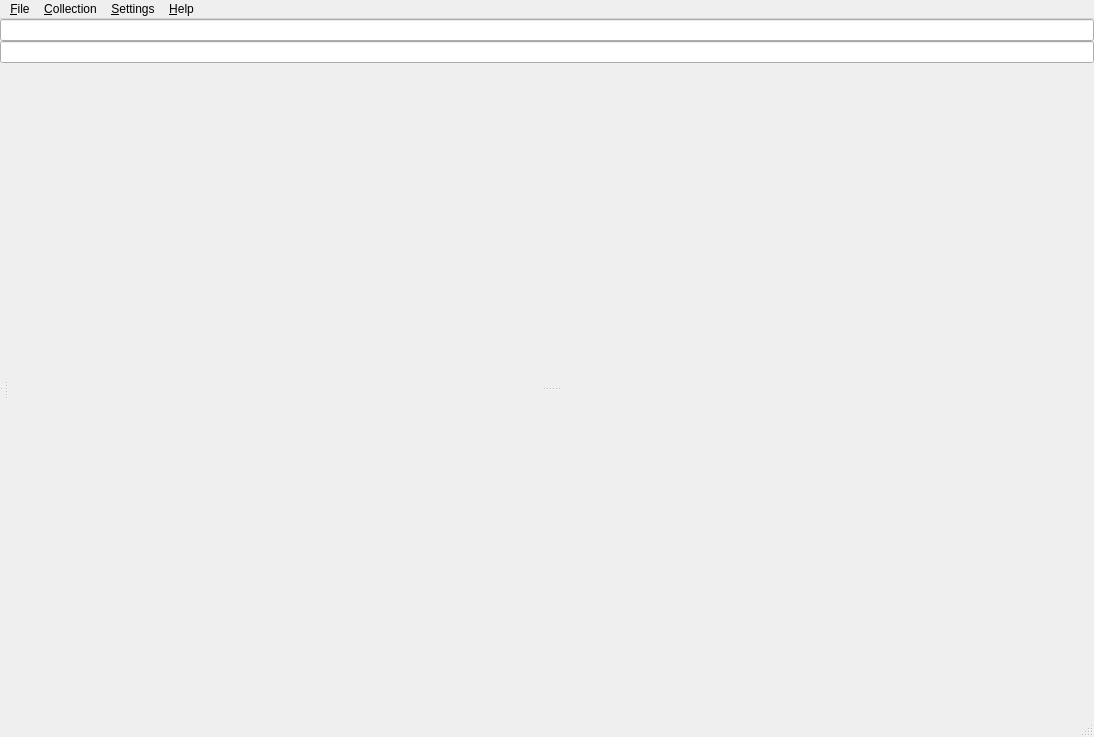
<?xml version="1.0" encoding="UTF-8"?>
<ui version="4.0">
 <class>MainWindow</class>
 <widget class="QMainWindow" name="MainWindow">
  <property name="geometry">
   <rect>
    <x>0</x>
    <y>0</y>
    <width>1094</width>
    <height>737</height>
   </rect>
  </property>
  <property name="windowTitle">
   <string notr="true">FLibrary</string>
  </property>
  <widget class="QWidget" name="centralWidget">
   <layout class="QVBoxLayout" name="verticalLayout_4">
    <property name="spacing">
     <number>0</number>
    </property>
    <property name="leftMargin">
     <number>0</number>
    </property>
    <property name="topMargin">
     <number>0</number>
    </property>
    <property name="rightMargin">
     <number>0</number>
    </property>
    <property name="bottomMargin">
     <number>0</number>
    </property>
    <item>
     <widget class="QLineEdit" name="settingsLineEdit">
      <property name="sizePolicy">
       <sizepolicy hsizetype="Preferred" vsizetype="Fixed">
        <horstretch>0</horstretch>
        <verstretch>0</verstretch>
       </sizepolicy>
      </property>
      <property name="contextMenuPolicy">
       <enum>Qt::ContextMenuPolicy::CustomContextMenu</enum>
      </property>
     </widget>
    </item>
    <item>
     <widget class="QLineEdit" name="lineEditBookTitleToSearch">
      <property name="accessibleName">
       <string notr="true">SearchBooksByNames</string>
      </property>
      <property name="clearButtonEnabled">
       <bool>true</bool>
      </property>
     </widget>
    </item>
    <item>
     <widget class="QStackedWidget" name="stackedWidget">
      <property name="currentIndex">
       <number>0</number>
      </property>
      <widget class="QWidget" name="mainPage">
       <layout class="QVBoxLayout" name="mainPageLayout">
        <property name="spacing">
         <number>0</number>
        </property>
        <property name="leftMargin">
         <number>0</number>
        </property>
        <property name="topMargin">
         <number>0</number>
        </property>
        <property name="rightMargin">
         <number>0</number>
        </property>
        <property name="bottomMargin">
         <number>0</number>
        </property>
        <item>
         <widget class="QWidget" name="widget" native="true">
          <layout class="QHBoxLayout" name="_3">
           <property name="leftMargin">
            <number>0</number>
           </property>
           <property name="topMargin">
            <number>0</number>
           </property>
           <property name="rightMargin">
            <number>0</number>
           </property>
           <property name="bottomMargin">
            <number>0</number>
           </property>
           <item>
            <widget class="QSplitter" name="verticalSplitter">
             <property name="orientation">
              <enum>Qt::Orientation::Horizontal</enum>
             </property>
             <property name="childrenCollapsible">
              <bool>false</bool>
             </property>
             <widget class="QWidget" name="leftWidget" native="true">
              <layout class="QVBoxLayout" name="_4">
               <property name="leftMargin">
                <number>0</number>
               </property>
               <property name="topMargin">
                <number>0</number>
               </property>
               <property name="rightMargin">
                <number>0</number>
               </property>
               <property name="bottomMargin">
                <number>0</number>
               </property>
               <item>
                <widget class="QSplitter" name="horizontalSplitterLeft">
                 <property name="orientation">
                  <enum>Qt::Orientation::Vertical</enum>
                 </property>
                 <property name="childrenCollapsible">
                  <bool>false</bool>
                 </property>
                 <widget class="QWidget" name="navigationWidget" native="true">
                  <property name="sizePolicy">
                   <sizepolicy hsizetype="Preferred" vsizetype="Preferred">
                    <horstretch>10</horstretch>
                    <verstretch>0</verstretch>
                   </sizepolicy>
                  </property>
                  <layout class="QVBoxLayout" name="_6">
                   <property name="spacing">
                    <number>0</number>
                   </property>
                   <property name="leftMargin">
                    <number>0</number>
                   </property>
                   <property name="topMargin">
                    <number>0</number>
                   </property>
                   <property name="rightMargin">
                    <number>0</number>
                   </property>
                   <property name="bottomMargin">
                    <number>0</number>
                   </property>
                  </layout>
                 </widget>
                 <widget class="QWidget" name="authorAnnotationWidget" native="true">
                  <layout class="QVBoxLayout" name="_5">
                   <property name="leftMargin">
                    <number>0</number>
                   </property>
                   <property name="topMargin">
                    <number>0</number>
                   </property>
                   <property name="rightMargin">
                    <number>0</number>
                   </property>
                   <property name="bottomMargin">
                    <number>0</number>
                   </property>
                  </layout>
                 </widget>
                </widget>
               </item>
              </layout>
             </widget>
             <widget class="QWidget" name="rightWidget" native="true">
              <property name="sizePolicy">
               <sizepolicy hsizetype="Preferred" vsizetype="Preferred">
                <horstretch>30</horstretch>
                <verstretch>0</verstretch>
               </sizepolicy>
              </property>
              <layout class="QVBoxLayout" name="_7">
               <property name="leftMargin">
                <number>0</number>
               </property>
               <property name="topMargin">
                <number>0</number>
               </property>
               <property name="rightMargin">
                <number>0</number>
               </property>
               <property name="bottomMargin">
                <number>0</number>
               </property>
               <item>
                <widget class="QSplitter" name="horizontalSplitterRight">
                 <property name="orientation">
                  <enum>Qt::Orientation::Vertical</enum>
                 </property>
                 <property name="childrenCollapsible">
                  <bool>false</bool>
                 </property>
                 <widget class="QWidget" name="booksWidget" native="true">
                  <property name="sizePolicy">
                   <sizepolicy hsizetype="Preferred" vsizetype="Preferred">
                    <horstretch>1</horstretch>
                    <verstretch>0</verstretch>
                   </sizepolicy>
                  </property>
                  <layout class="QVBoxLayout" name="verticalLayout_2">
                   <property name="spacing">
                    <number>0</number>
                   </property>
                   <property name="leftMargin">
                    <number>0</number>
                   </property>
                   <property name="topMargin">
                    <number>0</number>
                   </property>
                   <property name="rightMargin">
                    <number>0</number>
                   </property>
                   <property name="bottomMargin">
                    <number>0</number>
                   </property>
                  </layout>
                 </widget>
                 <widget class="QWidget" name="annotationWidget" native="true">
                  <property name="sizePolicy">
                   <sizepolicy hsizetype="Preferred" vsizetype="Preferred">
                    <horstretch>3</horstretch>
                    <verstretch>0</verstretch>
                   </sizepolicy>
                  </property>
                  <layout class="QVBoxLayout" name="verticalLayout_3">
                   <property name="spacing">
                    <number>0</number>
                   </property>
                   <property name="leftMargin">
                    <number>0</number>
                   </property>
                   <property name="topMargin">
                    <number>0</number>
                   </property>
                   <property name="rightMargin">
                    <number>0</number>
                   </property>
                   <property name="bottomMargin">
                    <number>0</number>
                   </property>
                  </layout>
                 </widget>
                </widget>
               </item>
              </layout>
             </widget>
            </widget>
           </item>
          </layout>
         </widget>
        </item>
       </layout>
      </widget>
      <widget class="QWidget" name="logPage">
       <layout class="QVBoxLayout" name="verticalLayout_6">
        <property name="spacing">
         <number>0</number>
        </property>
        <property name="leftMargin">
         <number>0</number>
        </property>
        <property name="topMargin">
         <number>0</number>
        </property>
        <property name="rightMargin">
         <number>0</number>
        </property>
        <property name="bottomMargin">
         <number>0</number>
        </property>
        <item>
         <widget class="QListView" name="logView">
          <property name="contextMenuPolicy">
           <enum>Qt::ContextMenuPolicy::CustomContextMenu</enum>
          </property>
          <property name="selectionMode">
           <enum>QAbstractItemView::SelectionMode::ExtendedSelection</enum>
          </property>
          <property name="wordWrap">
           <bool>true</bool>
          </property>
         </widget>
        </item>
       </layout>
      </widget>
     </widget>
    </item>
   </layout>
  </widget>
  <widget class="QMenuBar" name="menuBar">
   <property name="geometry">
    <rect>
     <x>0</x>
     <y>0</y>
     <width>1094</width>
     <height>22</height>
    </rect>
   </property>
   <widget class="QMenu" name="menuFile">
    <property name="title">
     <string>&amp;File</string>
    </property>
    <widget class="QMenu" name="menu_User_data">
     <property name="title">
      <string>&amp;User data</string>
     </property>
     <addaction name="actionExportUserData"/>
     <addaction name="actionImportUserData"/>
    </widget>
    <addaction name="menu_User_data"/>
    <addaction name="actionExit"/>
   </widget>
   <widget class="QMenu" name="menuCollection">
    <property name="title">
     <string>&amp;Collection</string>
    </property>
    <widget class="QMenu" name="menuSelectCollection">
     <property name="enabled">
      <bool>false</bool>
     </property>
     <property name="title">
      <string>Select &amp;collection</string>
     </property>
    </widget>
    <addaction name="actionAddNewCollection"/>
    <addaction name="menuSelectCollection"/>
    <addaction name="actionRemoveCollection"/>
    <addaction name="separator"/>
    <addaction name="actionGenerateIndexInpx"/>
    <addaction name="actionAllowDestructiveOperations"/>
    <addaction name="actionShowCollectionCleaner"/>
   </widget>
   <widget class="QMenu" name="menuSettings">
    <property name="title">
     <string>&amp;Settings</string>
    </property>
    <widget class="QMenu" name="menuLanguage">
     <property name="title">
      <string>&amp;Language</string>
     </property>
    </widget>
    <widget class="QMenu" name="menuView">
     <property name="title">
      <string>&amp;View</string>
     </property>
     <widget class="QMenu" name="menuAnnotation">
      <property name="title">
       <string>&amp;Annotation</string>
      </property>
      <widget class="QMenu" name="menuJokes">
       <property name="title">
        <string>&amp;Entertainment</string>
       </property>
      </widget>
      <addaction name="actionShowAnnotationCover"/>
      <addaction name="actionShowAnnotationCoverButtons"/>
      <addaction name="actionShowAnnotationContent"/>
      <addaction name="actionShowReadersReviews"/>
      <addaction name="menuJokes"/>
      <addaction name="separator"/>
      <addaction name="actionHideAnnotation"/>
     </widget>
     <widget class="QMenu" name="menuLog">
      <property name="title">
       <string>&amp;Log</string>
      </property>
      <widget class="QMenu" name="menuLogVerbosityLevel">
       <property name="title">
        <string>Log &amp;verbosity level</string>
       </property>
      </widget>
      <addaction name="actionShowLog"/>
      <addaction name="actionClearLog"/>
      <addaction name="actionShowCollectionStatistics"/>
      <addaction name="menuLogVerbosityLevel"/>
     </widget>
     <widget class="QMenu" name="menuFont">
      <property name="title">
       <string>&amp;Font</string>
      </property>
      <addaction name="actionFontSettings"/>
      <addaction name="actionFontSizeUp"/>
      <addaction name="actionFontSizeDown"/>
     </widget>
     <widget class="QMenu" name="menuTheme">
      <property name="title">
       <string>&amp;Theme</string>
      </property>
      <widget class="QMenu" name="menuColorScheme">
       <property name="title">
        <string>&amp;Color scheme</string>
       </property>
       <addaction name="actionColorSchemeSystem"/>
       <addaction name="actionColorSchemeLight"/>
       <addaction name="actionColorSchemeDark"/>
      </widget>
      <addaction name="menuColorScheme"/>
      <addaction name="separator"/>
     </widget>
     <widget class="QMenu" name="menuNavigation">
      <property name="title">
       <string>Navigation</string>
      </property>
     </widget>
     <widget class="QMenu" name="menuAlphabets">
      <property name="title">
       <string>Alphabets</string>
      </property>
     </widget>
     <addaction name="actionShowRemoved"/>
     <addaction name="actionShowAnnotation"/>
     <addaction name="actionShowStatusBar"/>
     <addaction name="actionShowSearchBookString"/>
     <addaction name="actionShowAuthorAnnotation"/>
     <addaction name="menuNavigation"/>
     <addaction name="menuAnnotation"/>
     <addaction name="menuFont"/>
     <addaction name="menuAlphabets"/>
     <addaction name="menuLog"/>
     <addaction name="menuTheme"/>
    </widget>
    <widget class="QMenu" name="menuExport">
     <property name="title">
      <string>&amp;Export</string>
     </property>
     <addaction name="actionExportTemplate"/>
     <addaction name="actionConvertCoverToGrayscale"/>
     <addaction name="actionConvertImagesToGrayscale"/>
    </widget>
    <widget class="QMenu" name="menuHttp">
     <property name="title">
      <string notr="true">Http</string>
     </property>
     <addaction name="actionHttpServerManagement"/>
     <addaction name="separator"/>
     <addaction name="actionBrowseHttpSite"/>
     <addaction name="actionBrowseHttpWeb"/>
     <addaction name="actionBrowseHttpOpds"/>
    </widget>
    <widget class="QMenu" name="menuFilters">
     <property name="title">
      <string>&amp;Filters</string>
     </property>
     <widget class="QMenu" name="menuGenresFilter">
      <property name="title">
       <string>&amp;Genres filter</string>
      </property>
      <addaction name="actionGenreFilterEnabled"/>
      <addaction name="actionGenreFilterSettings"/>
     </widget>
     <addaction name="actionPermanentLanguageFilter"/>
     <addaction name="menuGenresFilter"/>
    </widget>
    <addaction name="menuLanguage"/>
    <addaction name="menuView"/>
    <addaction name="menuExport"/>
    <addaction name="menuHttp"/>
    <addaction name="menuFilters"/>
    <addaction name="actionScripts"/>
    <addaction name="separator"/>
    <addaction name="actionRestoreDefaultSettings"/>
   </widget>
   <widget class="QMenu" name="menuHelp">
    <property name="title">
     <string>&amp;Help</string>
    </property>
    <addaction name="actionCheckForUpdates"/>
    <addaction name="actionEnableCheckForUpdateOnStart"/>
    <addaction name="separator"/>
    <addaction name="actionAbout"/>
   </widget>
   <addaction name="menuFile"/>
   <addaction name="menuCollection"/>
   <addaction name="menuSettings"/>
   <addaction name="menuHelp"/>
  </widget>
  <widget class="QStatusBar" name="statusBar"/>
  <action name="actionFontSizeUp">
   <property name="text">
    <string>Size &amp;Up</string>
   </property>
   <property name="shortcut">
    <string notr="true">Ctrl+Up</string>
   </property>
   <property name="menuRole">
    <enum>QAction::MenuRole::NoRole</enum>
   </property>
  </action>
  <action name="actionFontSizeDown">
   <property name="text">
    <string>Size &amp;Down</string>
   </property>
   <property name="shortcut">
    <string notr="true">Ctrl+Down</string>
   </property>
   <property name="menuRole">
    <enum>QAction::MenuRole::NoRole</enum>
   </property>
  </action>
  <action name="actionExit">
   <property name="text">
    <string>E&amp;xit</string>
   </property>
   <property name="shortcut">
    <string notr="true">Alt+X</string>
   </property>
   <property name="menuRole">
    <enum>QAction::MenuRole::QuitRole</enum>
   </property>
  </action>
  <action name="actionAddNewCollection">
   <property name="text">
    <string>Add &amp;new collection...</string>
   </property>
   <property name="shortcut">
    <string notr="true"/>
   </property>
   <property name="menuRole">
    <enum>QAction::MenuRole::NoRole</enum>
   </property>
  </action>
  <action name="actionRemoveCollection">
   <property name="enabled">
    <bool>false</bool>
   </property>
   <property name="text">
    <string>&amp;Remove collection</string>
   </property>
   <property name="shortcut">
    <string notr="true"/>
   </property>
   <property name="menuRole">
    <enum>QAction::MenuRole::NoRole</enum>
   </property>
  </action>
  <action name="actionAbout">
   <property name="text">
    <string>&amp;About...</string>
   </property>
   <property name="shortcut">
    <string notr="true"/>
   </property>
  </action>
  <action name="actionShowLog">
   <property name="checkable">
    <bool>true</bool>
   </property>
   <property name="text">
    <string>Sho&amp;w</string>
   </property>
   <property name="shortcut">
    <string notr="true">Esc</string>
   </property>
   <property name="menuRole">
    <enum>QAction::MenuRole::NoRole</enum>
   </property>
  </action>
  <action name="actionClearLog">
   <property name="text">
    <string>&amp;Clear log</string>
   </property>
   <property name="shortcut">
    <string notr="true"/>
   </property>
   <property name="menuRole">
    <enum>QAction::MenuRole::NoRole</enum>
   </property>
  </action>
  <action name="actionShowCollectionStatistics">
   <property name="text">
    <string>Show collection s&amp;tatistics</string>
   </property>
   <property name="shortcut">
    <string notr="true"/>
   </property>
   <property name="menuRole">
    <enum>QAction::MenuRole::NoRole</enum>
   </property>
  </action>
  <action name="actionFontSettings">
   <property name="text">
    <string>Font &amp;settings...</string>
   </property>
   <property name="shortcut">
    <string notr="true"/>
   </property>
   <property name="menuRole">
    <enum>QAction::MenuRole::NoRole</enum>
   </property>
  </action>
  <action name="actionExportUserData">
   <property name="text">
    <string>E&amp;xport</string>
   </property>
   <property name="shortcut">
    <string notr="true"/>
   </property>
   <property name="menuRole">
    <enum>QAction::MenuRole::NoRole</enum>
   </property>
  </action>
  <action name="actionImportUserData">
   <property name="text">
    <string>I&amp;mport</string>
   </property>
   <property name="shortcut">
    <string notr="true"/>
   </property>
   <property name="menuRole">
    <enum>QAction::MenuRole::NoRole</enum>
   </property>
  </action>
  <action name="actionShowRemoved">
   <property name="checkable">
    <bool>true</bool>
   </property>
   <property name="text">
    <string>&amp;Removed books</string>
   </property>
   <property name="shortcut">
    <string notr="true"/>
   </property>
   <property name="menuRole">
    <enum>QAction::MenuRole::NoRole</enum>
   </property>
  </action>
  <action name="actionRestoreDefaultSettings">
   <property name="text">
    <string>&amp;Restore default values</string>
   </property>
   <property name="shortcut">
    <string notr="true"/>
   </property>
   <property name="menuRole">
    <enum>QAction::MenuRole::NoRole</enum>
   </property>
  </action>
  <action name="actionHideAnnotation">
   <property name="text">
    <string>&amp;Hide</string>
   </property>
   <property name="shortcut">
    <string notr="true"/>
   </property>
   <property name="menuRole">
    <enum>QAction::MenuRole::NoRole</enum>
   </property>
  </action>
  <action name="actionShowAnnotation">
   <property name="text">
    <string>&amp;Annotation</string>
   </property>
   <property name="shortcut">
    <string notr="true"/>
   </property>
   <property name="visible">
    <bool>false</bool>
   </property>
   <property name="menuRole">
    <enum>QAction::MenuRole::NoRole</enum>
   </property>
  </action>
  <action name="actionShowAnnotationContent">
   <property name="checkable">
    <bool>true</bool>
   </property>
   <property name="checked">
    <bool>true</bool>
   </property>
   <property name="text">
    <string>&amp;Content</string>
   </property>
   <property name="shortcut">
    <string notr="true"/>
   </property>
   <property name="menuRole">
    <enum>QAction::MenuRole::NoRole</enum>
   </property>
  </action>
  <action name="actionShowStatusBar">
   <property name="checkable">
    <bool>true</bool>
   </property>
   <property name="checked">
    <bool>true</bool>
   </property>
   <property name="text">
    <string>S&amp;tatus line</string>
   </property>
   <property name="shortcut">
    <string notr="true"/>
   </property>
   <property name="menuRole">
    <enum>QAction::MenuRole::NoRole</enum>
   </property>
  </action>
  <action name="actionShowAnnotationCover">
   <property name="checkable">
    <bool>true</bool>
   </property>
   <property name="checked">
    <bool>true</bool>
   </property>
   <property name="text">
    <string>Co&amp;ver and illustrations</string>
   </property>
   <property name="menuRole">
    <enum>QAction::MenuRole::NoRole</enum>
   </property>
  </action>
  <action name="actionTestLogColors">
   <property name="text">
    <string>&amp;Test colors</string>
   </property>
   <property name="shortcut">
    <string notr="true"/>
   </property>
   <property name="menuRole">
    <enum>QAction::MenuRole::NoRole</enum>
   </property>
  </action>
  <action name="actionScripts">
   <property name="text">
    <string>&amp;Scripts...</string>
   </property>
   <property name="menuRole">
    <enum>QAction::MenuRole::NoRole</enum>
   </property>
  </action>
  <action name="actionExportTemplate">
   <property name="text">
    <string>Book &amp;export template</string>
   </property>
   <property name="toolTip">
    <string>Book export template</string>
   </property>
   <property name="menuRole">
    <enum>QAction::MenuRole::NoRole</enum>
   </property>
  </action>
  <action name="actionCheckForUpdates">
   <property name="text">
    <string>Check for &amp;Updates</string>
   </property>
   <property name="shortcut">
    <string notr="true"/>
   </property>
   <property name="menuRole">
    <enum>QAction::MenuRole::NoRole</enum>
   </property>
  </action>
  <action name="actionPermanentLanguageFilter">
   <property name="checkable">
    <bool>true</bool>
   </property>
   <property name="text">
    <string>&amp;Permanent language filter</string>
   </property>
  </action>
  <action name="actionColorSchemeSystem">
   <property name="checkable">
    <bool>true</bool>
   </property>
   <property name="text">
    <string>&amp;System</string>
   </property>
   <property name="value" stdset="0">
    <string notr="true">System</string>
   </property>
   <property name="type" stdset="0">
    <number>0</number>
   </property>
  </action>
  <action name="actionColorSchemeLight">
   <property name="checkable">
    <bool>true</bool>
   </property>
   <property name="text">
    <string>&amp;Light</string>
   </property>
   <property name="value" stdset="0">
    <string notr="true">Light</string>
   </property>
   <property name="type" stdset="0">
    <number>0</number>
   </property>
  </action>
  <action name="actionColorSchemeDark">
   <property name="checkable">
    <bool>true</bool>
   </property>
   <property name="text">
    <string>&amp;Dark</string>
   </property>
   <property name="value" stdset="0">
    <string notr="true">Dark</string>
   </property>
   <property name="type" stdset="0">
    <number>0</number>
   </property>
  </action>
  <action name="actionHttpServerManagement">
   <property name="text">
    <string>Server &amp;Management...</string>
   </property>
   <property name="toolTip">
    <string>Http server management</string>
   </property>
  </action>
  <action name="actionShowAnnotationCoverButtons">
   <property name="checkable">
    <bool>true</bool>
   </property>
   <property name="checked">
    <bool>true</bool>
   </property>
   <property name="text">
    <string>Cover navigation &amp;buttons</string>
   </property>
   <property name="menuRole">
    <enum>QAction::MenuRole::NoRole</enum>
   </property>
  </action>
  <action name="actionAllowDestructiveOperations">
   <property name="checkable">
    <bool>true</bool>
   </property>
   <property name="text">
    <string>Allow destructive operations</string>
   </property>
   <property name="menuRole">
    <enum>QAction::MenuRole::NoRole</enum>
   </property>
  </action>
  <action name="actionShowCollectionCleaner">
   <property name="text">
    <string>Cleaner...</string>
   </property>
   <property name="menuRole">
    <enum>QAction::MenuRole::NoRole</enum>
   </property>
  </action>
  <action name="actionGenerateIndexInpx">
   <property name="text">
    <string>Generate &amp;index (*.inpx)</string>
   </property>
   <property name="menuRole">
    <enum>QAction::MenuRole::NoRole</enum>
   </property>
  </action>
  <action name="actionSearchBookByTitle">
   <property name="icon">
    <iconset resource="../icons/light/resources/light.qrc">
     <normaloff>:/icons/Find.svg</normaloff>:/icons/Find.svg</iconset>
   </property>
   <property name="text">
    <string>Search book by title</string>
   </property>
   <property name="toolTip">
    <string>Search book by title</string>
   </property>
   <property name="menuRole">
    <enum>QAction::MenuRole::NoRole</enum>
   </property>
  </action>
  <action name="actionShowSearchBookString">
   <property name="checkable">
    <bool>true</bool>
   </property>
   <property name="checked">
    <bool>true</bool>
   </property>
   <property name="text">
    <string>Search &amp;bar by title</string>
   </property>
   <property name="menuRole">
    <enum>QAction::MenuRole::NoRole</enum>
   </property>
  </action>
  <action name="actionAddThemes">
   <property name="text">
    <string>Add themes...</string>
   </property>
  </action>
  <action name="actionEnableCheckForUpdateOnStart">
   <property name="checkable">
    <bool>true</bool>
   </property>
   <property name="checked">
    <bool>true</bool>
   </property>
   <property name="text">
    <string>Check for updates on &amp;startup</string>
   </property>
   <property name="menuRole">
    <enum>QAction::MenuRole::NoRole</enum>
   </property>
  </action>
  <action name="actionDeleteAllThemes">
   <property name="text">
    <string>Delete all themes</string>
   </property>
   <property name="menuRole">
    <enum>QAction::MenuRole::NoRole</enum>
   </property>
  </action>
  <action name="actionShowReadersReviews">
   <property name="checkable">
    <bool>true</bool>
   </property>
   <property name="checked">
    <bool>true</bool>
   </property>
   <property name="text">
    <string>Readers' &amp;Reviews</string>
   </property>
   <property name="menuRole">
    <enum>QAction::MenuRole::NoRole</enum>
   </property>
  </action>
  <action name="actionShowQueryWindow">
   <property name="text">
    <string/>
   </property>
   <property name="shortcut">
    <string notr="true">Alt+Shift+Q</string>
   </property>
   <property name="menuRole">
    <enum>QAction::MenuRole::NoRole</enum>
   </property>
  </action>
  <action name="actionShowAuthorAnnotation">
   <property name="checkable">
    <bool>true</bool>
   </property>
   <property name="checked">
    <bool>true</bool>
   </property>
   <property name="text">
    <string>About the author</string>
   </property>
  </action>
  <action name="actionConvertCoverToGrayscale">
   <property name="checkable">
    <bool>true</bool>
   </property>
   <property name="text">
    <string>Grayscale &amp;cover</string>
   </property>
   <property name="menuRole">
    <enum>QAction::MenuRole::NoRole</enum>
   </property>
  </action>
  <action name="actionConvertImagesToGrayscale">
   <property name="checkable">
    <bool>true</bool>
   </property>
   <property name="text">
    <string>Grayscale &amp;images</string>
   </property>
   <property name="menuRole">
    <enum>QAction::MenuRole::NoRole</enum>
   </property>
  </action>
  <action name="actionBrowseHttpSite">
   <property name="text">
    <string>Go to &amp;Site</string>
   </property>
   <property name="menuRole">
    <enum>QAction::MenuRole::NoRole</enum>
   </property>
  </action>
  <action name="actionBrowseHttpWeb">
   <property name="text">
    <string>Go to &amp;Web</string>
   </property>
   <property name="menuRole">
    <enum>QAction::MenuRole::NoRole</enum>
   </property>
  </action>
  <action name="actionBrowseHttpOpds">
   <property name="text">
    <string>Go to &amp;OPDS</string>
   </property>
   <property name="menuRole">
    <enum>QAction::MenuRole::NoRole</enum>
   </property>
  </action>
  <action name="actionGenreFilterEnabled">
   <property name="checkable">
    <bool>true</bool>
   </property>
   <property name="text">
    <string>Filter &amp;enabled</string>
   </property>
   <property name="menuRole">
    <enum>QAction::MenuRole::NoRole</enum>
   </property>
  </action>
  <action name="actionGenreFilterSettings">
   <property name="enabled">
    <bool>false</bool>
   </property>
   <property name="text">
    <string>Filter &amp;settings...</string>
   </property>
   <property name="menuRole">
    <enum>QAction::MenuRole::NoRole</enum>
   </property>
  </action>
  <action name="actionAddNewAlphabet">
   <property name="text">
    <string>&amp;Add new alphabet...</string>
   </property>
   <property name="menuRole">
    <enum>QAction::MenuRole::NoRole</enum>
   </property>
  </action>
 </widget>
 <layoutdefault spacing="6" margin="11"/>
 <resources>
  <include location="../icons/light/resources/light.qrc"/>
 </resources>
 <connections>
  <connection>
   <sender>actionGenreFilterEnabled</sender>
   <signal>toggled(bool)</signal>
   <receiver>actionGenreFilterSettings</receiver>
   <slot>setEnabled(bool)</slot>
   <hints>
    <hint type="sourcelabel">
     <x>-1</x>
     <y>-1</y>
    </hint>
    <hint type="destinationlabel">
     <x>-1</x>
     <y>-1</y>
    </hint>
   </hints>
  </connection>
 </connections>
</ui>
